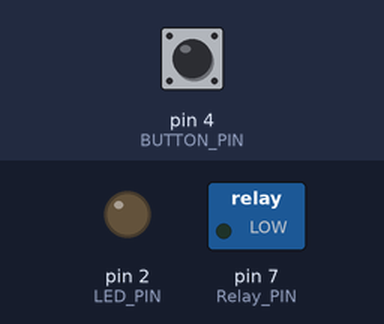
Bench run of a sketch on a simulated Arduino Uno, built with avr-gcc and run on an emulated ATmega328P. On the bench: switched loads named in the sketch (green lamp = pin HIGH), output pins drawn as LEDs (lit = HIGH). The test bench sets the inputs (shaded band); at power-on: pin 4 (BUTTON_PIN) LOW.

Above: at 1.2 s.
1.3 s: pin 4 (BUTTON_PIN) pulled HIGH for 0.15 s
At 1.7 s:
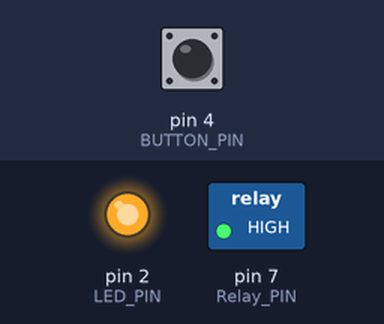
2.9 s: pin 4 (BUTTON_PIN) pulled HIGH for 1 s
At 4.2 s:
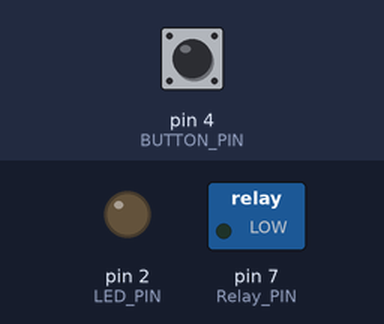
5.4 s: pin 4 (BUTTON_PIN) pulled HIGH for 3.2 s
At 8.9 s:
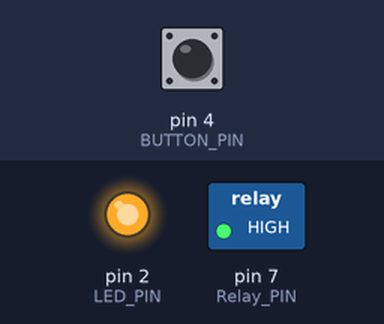
Timing chart, 0 to 10.4 s (numbered marks = the images above; inputs shaded):
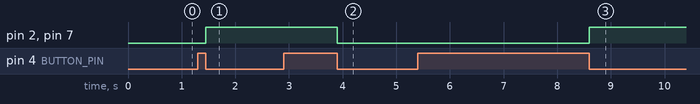

Measured:
- after the input at 1.3 s, pin 2 (LED_PIN), pin 7 (Relay_PIN): LOW → HIGH after 0.15 s
- after the input at 2.9 s, pin 2 (LED_PIN), pin 7 (Relay_PIN): HIGH → LOW after 1.0 s
- after the input at 5.4 s, pin 2 (LED_PIN), pin 7 (Relay_PIN): LOW → HIGH after 3.2 s

The sketch:

Push_Button_and_LED_control_with_the_Arduino.ino
```cpp
#define LED_PIN 2
#define BUTTON_PIN 4
#define Relay_PIN 7


byte lastButtonState = LOW;
byte ledState = LOW;


void setup() {
  pinMode(LED_PIN, OUTPUT);
  pinMode(BUTTON_PIN, INPUT);
  pinMode(Relay_PIN, OUTPUT);
}
void loop() {
  byte buttonState = digitalRead(BUTTON_PIN);
  if (buttonState != lastButtonState) {
    lastButtonState = buttonState;
    if (buttonState == LOW) {
      ledState = (ledState == HIGH) ? LOW: HIGH;
      digitalWrite(LED_PIN, ledState);
      digitalWrite(Relay_PIN, ledState);
    }
  }
}
```
